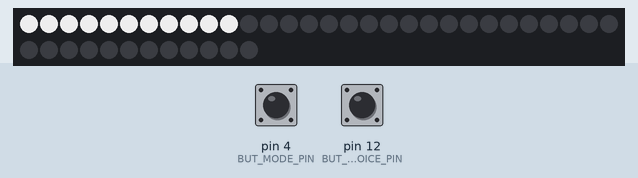
A sketch run on a simulated Arduino Uno, built with avr-gcc and run on an emulated ATmega328P. Shown: 42 RGB LEDs in strip order, left to right, continuing on the next row. Inputs (shaded band) come from the test bench; at power-on: pin 4 (BUT_MODE_PIN) HIGH, pin 12 (BUT_CHOICE_PIN) HIGH. Dim RGB values are drawn brighter than linear; what the sketch prints to the serial monitor is not drawn.

Above: at 2.3 s.
3.7 s: pin 4 (BUT_MODE_PIN) pulled LOW for 0.15 s
At 4.9 s:
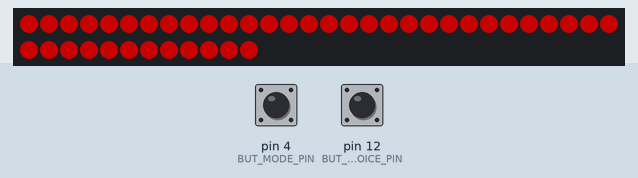
5.3 s: pin 12 (BUT_CHOICE_PIN) pulled LOW for 0.15 s
At 6.3 s:
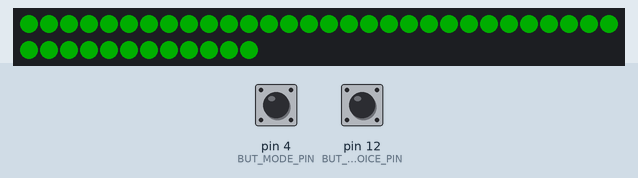
6.9 s: pin 4 (BUT_MODE_PIN) pulled LOW for 1 s
At 7.7 s:
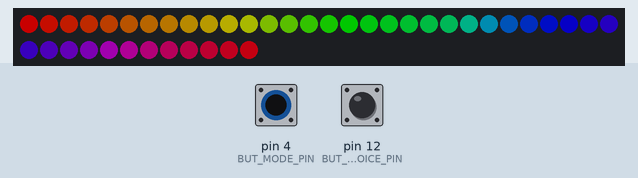
9.4 s: pin 12 (BUT_CHOICE_PIN) pulled LOW for 1 s
At 10.2 s:
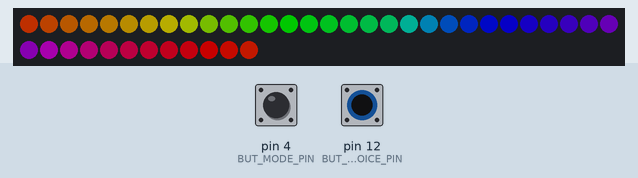
11.0 s: pin 12 (BUT_CHOICE_PIN) pulled LOW for 0.15 s
At 11.39 s:
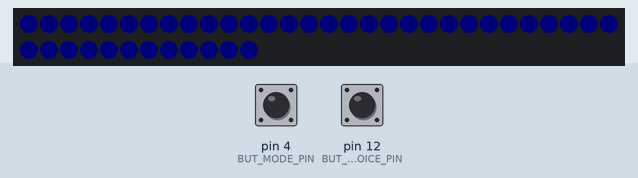
11.7 s: pin 12 (BUT_CHOICE_PIN) pulled LOW for 3.2 s
At 12.5 s:
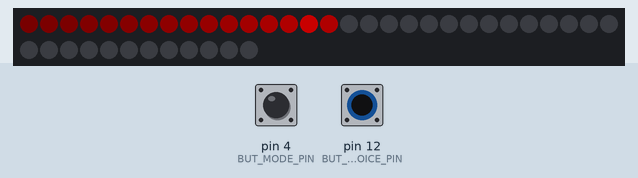

The sketch:

main.ino
```cpp
#include <FastLED.h>

#define NUM_LEDS 42
#define NUM_MODES 3
#define NUM_COLORS 8
#define NUM_ANIMATIONS 5
#define LED_PIN 13           // GPIO14
#define BUT_MODE_PIN 4     // GPIO4
#define BUT_CHOICE_PIN 12   // GPIO12

CRGB leds[NUM_LEDS];

// Variables de mode
int currentMode = 0;
int currentColorIndex = 0;
int currentAnimationIndex = 0;

// Variables pour les boutons
bool lastModeButtonState = HIGH;
bool lastChoiceButtonState = HIGH;
unsigned long lastModeDebounceTime = 0;
unsigned long lastChoiceDebounceTime = 0;
unsigned long debounceDelay = 50;

// Variables pour les animations
unsigned long lastAnimationUpdate = 0;
int animationStep = 0;
uint8_t hueOffset = 0;

// Tableau des couleurs
CRGB colors[NUM_COLORS] = {
  CRGB::Red,
  CRGB::Green,
  CRGB::Blue,
  CRGB::Yellow,
  CRGB::Cyan,
  CRGB::Magenta,
  CRGB::White,
  CRGB::Orange
};

void setup() {
  Serial.begin(115200);
  delay(1000);
  Serial.println("=== Système de LEDs RGB ===");

  FastLED.addLeds<WS2812B, LED_PIN, GRB>(leds, NUM_LEDS);
  FastLED.setBrightness(200);

  pinMode(BUT_MODE_PIN, INPUT_PULLUP);
  pinMode(BUT_CHOICE_PIN, INPUT_PULLUP);

  // 🎆 ANIMATION DE DÉMARRAGE - WOW EFFECT !
  startupAnimation();

  clearLeds();
  printStatus();
}

void loop() {
  // Debug en temps réel
  static unsigned long lastDebugPrint = 0;
  if (millis() - lastDebugPrint > 2000) {
    Serial.print("Mode actuel: ");
    Serial.print(currentMode);
    Serial.print(" | Bouton MODE: ");
    Serial.print(digitalRead(BUT_MODE_PIN));
    Serial.print(" | Bouton CHOIX: ");
    Serial.println(digitalRead(BUT_CHOICE_PIN));
    lastDebugPrint = millis();
  }

  checkModeButton();
  checkChoiceButton();

  // Exécuter le mode actuel
  switch(currentMode) {
    case 0:
      // Mode 0 : Éteint
      clearLeds();
      break;

    case 1:
      // Mode 1 : Couleur fixe
      setAllLeds(colors[currentColorIndex]);
      break;

    case 2:
      // Mode 2 : Animations
      runAnimation(currentAnimationIndex);
      break;
  }

  FastLED.show();
}

// ========== GESTION DES BOUTONS ==========

void checkModeButton() {
  static bool wasPressed = false;
  int buttonState = digitalRead(BUT_MODE_PIN);

  // Bouton vient d'être pressé
  if (buttonState == LOW && !wasPressed) {
    wasPressed = true;
    delay(50); // Anti-rebond simple

    Serial.println(">>> BOUTON MODE PRESSÉ <<<");
    Serial.print("Mode AVANT: ");
    Serial.println(currentMode);

    currentMode++;
    if (currentMode >= NUM_MODES) {
      currentMode = 0;
    }

    Serial.print("Mode APRÈS: ");
    Serial.println(currentMode);

    animationStep = 0;
    printStatus();
  }

  // Bouton relâché
  if (buttonState == HIGH) {
    wasPressed = false;
  }
}

void checkChoiceButton() {
  static bool wasPressed = false;
  int buttonState = digitalRead(BUT_CHOICE_PIN);

  // Bouton vient d'être pressé
  if (buttonState == LOW && !wasPressed) {
    wasPressed = true;
    delay(50); // Anti-rebond simple

    Serial.println(">>> BOUTON CHOIX PRESSÉ <<<");

    if (currentMode == 1) {
      // Mode couleur : changer de couleur
      currentColorIndex++;
      if (currentColorIndex >= NUM_COLORS) {
        currentColorIndex = 0;
      }
      Serial.print("Couleur : ");
      printColorName(currentColorIndex);

    } else if (currentMode == 2) {
      // Mode animation : changer d'animation
      currentAnimationIndex++;
      if (currentAnimationIndex >= NUM_ANIMATIONS) {
        currentAnimationIndex = 0;
      }
      animationStep = 0; // Reset animation
      Serial.print("Animation : ");
      printAnimationName(currentAnimationIndex);
    }
  }

  // Bouton relâché
  if (buttonState == HIGH) {
    wasPressed = false;
  }
}

// ========== FONCTIONS DE BASE ==========

void clearLeds() {
  fill_solid(leds, NUM_LEDS, CRGB::Black);
}

void setAllLeds(CRGB color) {
  fill_solid(leds, NUM_LEDS, color);
}

// ========== ANIMATIONS ==========

// 🎆 ANIMATION DE DÉMARRAGE
void startupAnimation() {
  Serial.println("🎆 Animation de démarrage...");

  // Balayage en blanc
  for (int i = 0; i < NUM_LEDS; i++) {
    leds[i] = CRGB::White;
    FastLED.show();
    delay(15);
  }
  for (int i = NUM_LEDS - 1; i >= 0; i--) {
    leds[i] = CRGB::Black;
    FastLED.show();
    delay(15);
  }

  FastLED.setBrightness(100);
  Serial.println("✅ Prêt !");
}

void runAnimation(int animIndex) {
  unsigned long currentTime = millis();

  switch(animIndex) {
    case 0:
      // Arc-en-ciel statique
      rainbowStatic();
      break;

    case 1:
      // Arc-en-ciel défilant
      if (currentTime - lastAnimationUpdate > 30) {
        rainbowCycle();
        lastAnimationUpdate = currentTime;
      }
      break;

    case 2:
      // Respiration (fade in/out)
      if (currentTime - lastAnimationUpdate > 20) {
        breathe();
        lastAnimationUpdate = currentTime;
      }
      break;

    case 3:
      // Scanner (K2000)
      if (currentTime - lastAnimationUpdate > 50) {
        scanner();
        lastAnimationUpdate = currentTime;
      }
      break;

    case 4:
      // Clignotement multicolore
      if (currentTime - lastAnimationUpdate > 500) {
        colorBlink();
        lastAnimationUpdate = currentTime;
      }
      break;
  }
}

// Animation 0 : Arc-en-ciel statique
void rainbowStatic() {
  for (int i = 0; i < NUM_LEDS; i++) {
    leds[i] = CHSV(i * 255 / NUM_LEDS, 255, 255);
  }
}

// Animation 1 : Arc-en-ciel qui défile
void rainbowCycle() {
  hueOffset++;
  for (int i = 0; i < NUM_LEDS; i++) {
    leds[i] = CHSV((i * 255 / NUM_LEDS) + hueOffset, 255, 255);
  }
}

// Animation 2 : Respiration (fade in/out)
void breathe() {
  static bool increasing = true;
  static uint8_t brightness = 0;

  if (increasing) {
    brightness += 5;
    if (brightness >= 250) increasing = false;
  } else {
    brightness -= 5;
    if (brightness <= 5) increasing = true;
  }

  fill_solid(leds, NUM_LEDS, CHSV(160, 255, brightness));
}

// Animation 3 : Scanner (K2000)
void scanner() {
  static int pos = 0;
  static bool forward = true;

  fadeToBlackBy(leds, NUM_LEDS, 50);

  leds[pos] = CRGB::Red;
  if (pos > 0) leds[pos - 1] = CRGB::DarkRed;
  if (pos < NUM_LEDS - 1) leds[pos + 1] = CRGB::DarkRed;

  if (forward) {
    pos++;
    if (pos >= NUM_LEDS - 1) forward = false;
  } else {
    pos--;
    if (pos <= 0) forward = true;
  }
}

// Animation 4 : Clignotement multicolore
void colorBlink() {
  static int colorIdx = 0;

  if (animationStep % 2 == 0) {
    setAllLeds(colors[colorIdx]);
  } else {
    clearLeds();
  }

  if (animationStep % 2 == 0) {
    colorIdx++;
    if (colorIdx >= NUM_COLORS) colorIdx = 0;
  }

  animationStep++;
}

// ========== AFFICHAGE DEBUG ==========

void printStatus() {
  Serial.println("\n--- STATUS ---");
  Serial.print("Mode : ");

  switch(currentMode) {
    case 0:
      Serial.println("0 - ÉTEINT");
      break;
    case 1:
      Serial.print("1 - COULEUR : ");
      printColorName(currentColorIndex);
      break;
    case 2:
      Serial.print("2 - ANIMATION : ");
      printAnimationName(currentAnimationIndex);
      break;
  }
  Serial.println("--------------\n");
}

void printColorName(int index) {
  const char* colorNames[] = {"Rouge", "Vert", "Bleu", "Jaune", "Cyan", "Magenta", "Blanc", "Orange"};
  Serial.println(colorNames[index]);
}

void printAnimationName(int index) {
  const char* animNames[] = {"Arc-en-ciel fixe", "Arc-en-ciel défilant", "Respiration", "Scanner K2000", "Clignotement"};
  Serial.println(animNames[index]);
}
```

Measured:
- after the input at 3.7 s, the LEDs: change after 0.06 s (image 1)
- after the input at 5.3 s, the LEDs: change after 0.05 s (image 2)
- after the input at 6.9 s, the LEDs: change after 0.06 s (image 3)
- after the input at 9.4 s, the LEDs: first change after 0.05 s (image 4 shows a later state)
- after the input at 11.0 s, the LEDs: first change after 0.05 s (image 5 shows a later state)
- after the input at 11.7 s, the LEDs: first differ from a run without the input after 0.05 s (image 6 shows a later state)
